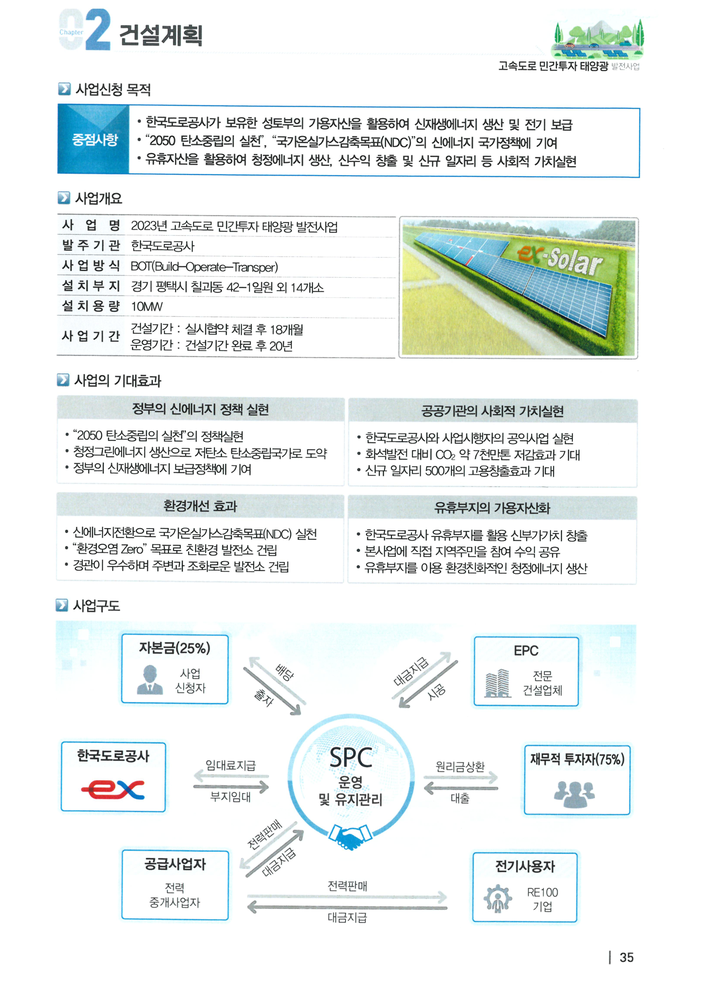
#> input picture work/pages/p1.png, 703 x 1000 px, shrunk from 1620 x 2304 before the run; its folder holds only this picture in this run
$ python proto_table.py
#> lines starting #> are read from the running program, lines starting #| are printed output that depends on the picture; after the words box and inside, x2 and y2 are one past the last pixel; in counts of white or black regions, pixels touching at a corner belong together
import cv2, numpy as np

def line_masks(img, delta=2):
    """가로/세로 괘선 마스크. 흐린 실선(밝기차 3~5)도 잡도록 지역 대비를 사용."""
    H, W = img.shape[:2]
    g = cv2.cvtColor(img, cv2.COLOR_BGR2GRAY).astype(np.int16)
    # 세로 이웃 평균보다 어두우면 가로선 후보, 가로 이웃 평균보다 어두우면 세로선 후보
    hcand = ((cv2.blur(g.astype(np.uint8), (1, 15)).astype(np.int16) - g) > delta).astype(np.uint8)
    vcand = ((cv2.blur(g.astype(np.uint8), (15, 1)).astype(np.int16) - g) > delta).astype(np.uint8)
    # 스캔 기울어짐으로 선이 1~2px 흔들려도 이어지도록 두께 방향으로 먼저 팽창
    hcand = cv2.dilate(hcand, np.ones((5, 1), np.uint8))
    vcand = cv2.dilate(vcand, np.ones((1, 5), np.uint8))
    hk = cv2.getStructuringElement(cv2.MORPH_RECT, (max(40, W//30), 1))
    vk = cv2.getStructuringElement(cv2.MORPH_RECT, (1, max(24, H//80)))
    hl = cv2.dilate(cv2.morphologyEx(hcand, cv2.MORPH_OPEN, hk), np.ones((3, 3), np.uint8))
    vl = cv2.dilate(cv2.morphologyEx(vcand, cv2.MORPH_OPEN, vk), np.ones((3, 3), np.uint8))
    return hl*255, vl*255

def segments(mask, horiz, min_len=40):
    n, lab, st, _ = cv2.connectedComponentsWithStats((mask > 0).astype(np.uint8), 8)
    out = []
    for c in range(1, n):
        x, y, w, h, a = st[c]
        if horiz and (w < min_len or h > 14): continue
        if not horiz and (h < min_len or w > 14): continue
        out.append((int(x), int(y), int(x+w), int(y+h)))
    return out


def _cluster(vals, tol=9):
    vals = sorted(vals); out = []
    for v in vals:
        if out and v - out[-1][-1] <= tol: out[-1].append(v)
        else: out.append([v])
    return [int(round(np.mean(g))) for g in out]


class Grid:
    """페이지 전체의 괘선에서 셀 단위 격자를 복원한다."""
    def __init__(self, img, band=4, cover=0.80):
        self.hl, self.vl = line_masks(img)
        self.H, self.W = self.hl.shape
        self.band, self.cover = band, cover
        self.ys = _cluster([(s[1]+s[3])//2 for s in segments(self.hl, True)])
        self.xs = _cluster([(s[0]+s[2])//2 for s in segments(self.vl, False)])

    def has_h(self, y, x0, x1):
        if x1 - x0 < 12: return False
        b = self.hl[max(0, y-self.band):y+self.band+1, x0:x1]
        return b.size > 0 and (b > 0).any(0).mean() >= self.cover

    def has_v(self, x, y0, y1):
        if y1 - y0 < 8: return False
        b = self.vl[y0:y1, max(0, x-self.band):x+self.band+1]
        return b.size > 0 and (b > 0).any(1).mean() >= self.cover

    def cells(self):
        """네 변이 모두 있는 최소 사각형(셀) 목록. 행 구간마다 유효한 세로선만 사용한다."""
        out = []
        for i in range(len(self.ys) - 1):
            y0, y1 = self.ys[i], self.ys[i+1]
            if y1 - y0 < 14: continue
            cols = [x for x in self.xs if self.has_v(x, y0, y1)]
            for a, b in zip(cols, cols[1:]):
                if b - a < 20: continue
                if self.has_h(y0, a, b) and self.has_h(y1, a, b):
                    out.append((i, a, y0, b, y1))
        return out


def detect_tables(img, min_cells=4, min_w=110, min_h=45):
    g = Grid(img)
    cells = g.cells()
    if not cells: return []
    parent = list(range(len(cells)))
    def find(a):
        while parent[a] != a: parent[a] = parent[parent[a]]; a = parent[a]
        return a
    def union(a, b):
        ra, rb = find(a), find(b)
        if ra != rb: parent[rb] = ra
    for i, c in enumerate(cells):
        for j in range(i+1, len(cells)):
            d = cells[j]
            share_v = abs(c[3]-d[1]) < 10 or abs(c[1]-d[3]) < 10          # 좌우 인접
            share_h = abs(c[4]-d[2]) < 10 or abs(c[2]-d[4]) < 10          # 상하 인접
            ov_y = min(c[4], d[4]) - max(c[2], d[2])
            ov_x = min(c[3], d[3]) - max(c[1], d[1])
            if (share_v and ov_y > 6) or (share_h and ov_x > 6): union(i, j)
    groups = {}
    for i, c in enumerate(cells): groups.setdefault(find(i), []).append(c)
    tables = []
    for cs in groups.values():
        if len(cs) < min_cells: continue
        xs = _cluster([c[1] for c in cs] + [c[3] for c in cs])
        ys = _cluster([c[2] for c in cs] + [c[4] for c in cs])
        bbox = [xs[0], ys[0], xs[-1], ys[-1]]
        if bbox[2]-bbox[0] < min_w or bbox[3]-bbox[1] < min_h: continue
        if len(xs) < 3 and len(ys) < 3: continue
        tables.append(dict(bbox=bbox, xs=xs, ys=ys, rows=len(ys)-1, cols=len(xs)-1,
                           filled=len(cs), cells=cs))
    return sorted(tables, key=lambda t: (t["bbox"][1], t["bbox"][0]))


if __name__ == "__main__":
    for p in (1, 2, 3, 4, 5, 6):
        img = cv2.imread(f"work/pages/p{p}.png")
#> img is the input picture: shape (1000, 703, 3); mean B, G, R 238.2, 239.4, 234.7
        ts = detect_tables(img)
#> in line_masks, `hcand = ((cv2.blur(g.astype(np.uint8), (1, 15)).astype(np.int16) - g) ..`:
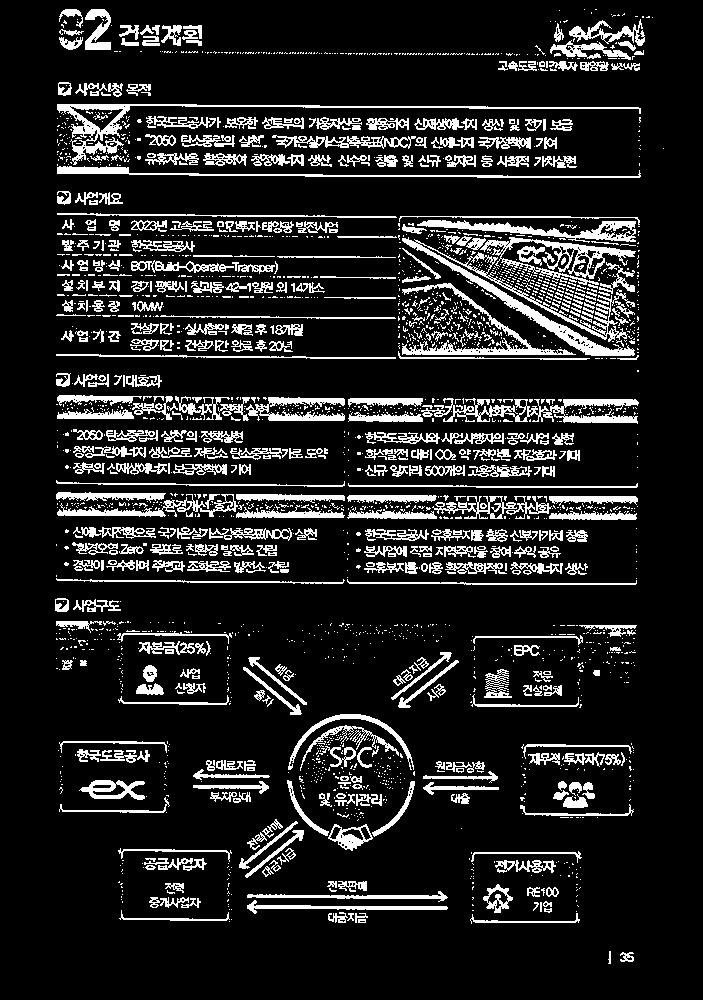
#> hcand: shape (1000, 703); values 0 (black) and 1 (white), 13.5% white; 2449 white regions (1898 under 20 px), largest, box (x1, y1, x2, y2) and area: (402, 237, 635, 356) 3457, (57, 104, 641, 165) 2632, (421, 398, 639, 424) 2206
#> in line_masks, `vcand = ((cv2.blur(g.astype(np.uint8), (15, 1)).astype(np.int16) - g) ..`: vcand: shape (1000, 703); values 0 (black) and 1 (white), 10.7% white in thin lines or dots, all inside (x1, y1, x2, y2) = (55, 8, 664, 965)
#> in line_masks, `hcand = cv2.dilate(hcand, np.ones((5, 1), np.uint8))`:
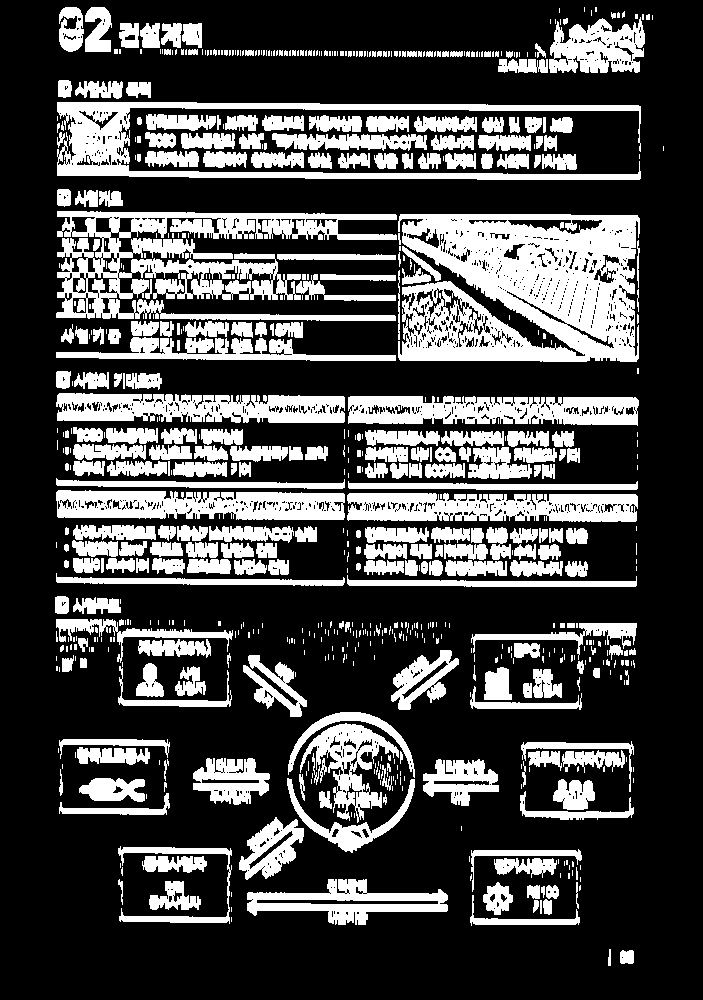
#> hcand: shape (1000, 703); values 0 (black) and 1 (white), 28.5% white; 689 white regions (381 under 20 px), largest, box (x1, y1, x2, y2) and area: (398, 214, 640, 362) 26499, (56, 211, 397, 321) 16410, (57, 102, 641, 180) 10622
#> in line_masks, `vcand = cv2.dilate(vcand, np.ones((1, 5), np.uint8))`:
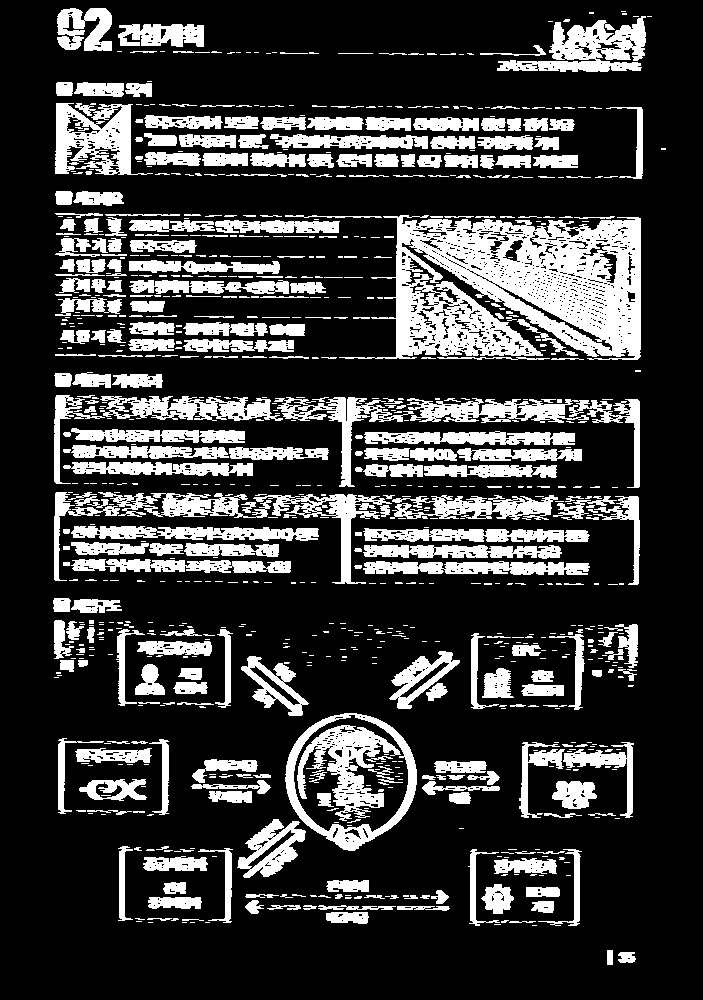
#> vcand: shape (1000, 703); values 0 (black) and 1 (white), 23% white; 892 white regions (545 under 20 px), largest, box (x1, y1, x2, y2) and area: (339, 215, 641, 360) 25988, (497, 16, 646, 72) 4034, (55, 103, 153, 175) 3940
#> in line_masks, `hl = cv2.dilate(cv2.morphologyEx(hcand, cv2.MORPH_OPEN, hk), np.ones((..`:
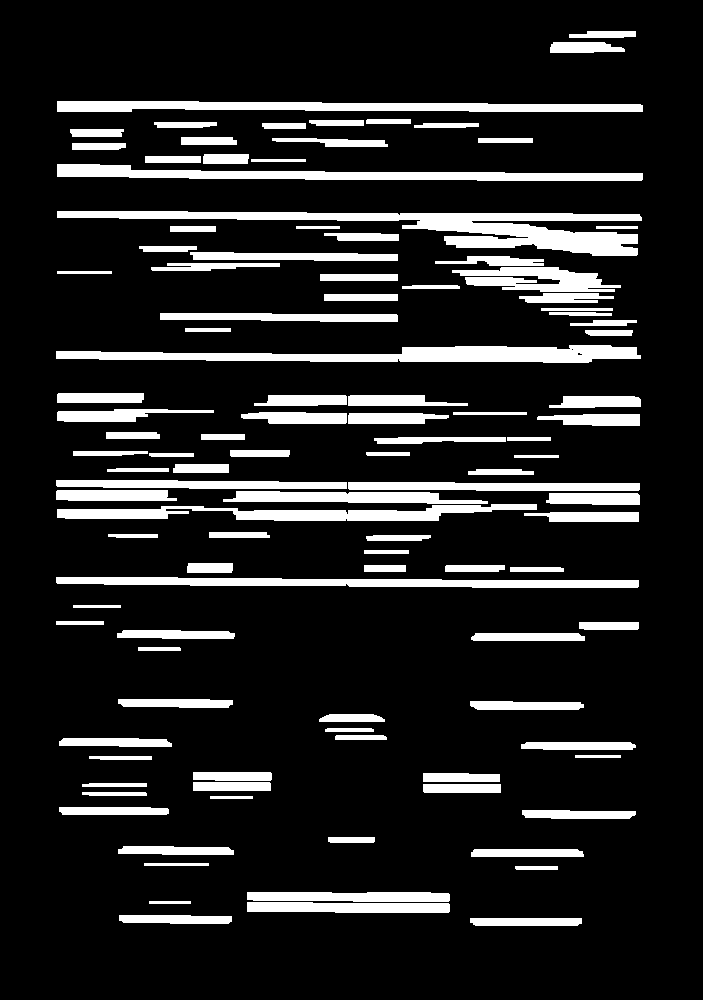
#> hl: shape (1000, 703); values 0 (black) and 1 (white), 13.9% white; 110 white regions, largest, box (x1, y1, x2, y2) and area: (57, 211, 642, 256) 8867, (56, 345, 641, 363) 6242, (57, 164, 643, 181) 5088
#> in line_masks, `vl = cv2.dilate(cv2.morphologyEx(vcand, cv2.MORPH_OPEN, vk), np.ones((..`: vl: shape (1000, 703); values 0 (black) and 1 (white), 4.9% white; 75 white regions, largest, box (x1, y1, x2, y2) and area: (602, 217, 642, 362) 3968, (395, 215, 412, 361) 1824, (337, 494, 354, 586) 1233
#> in segments, `n, lab, st, _ = cv2.connectedComponentsWithStats((mask > 0).astype(np...`:
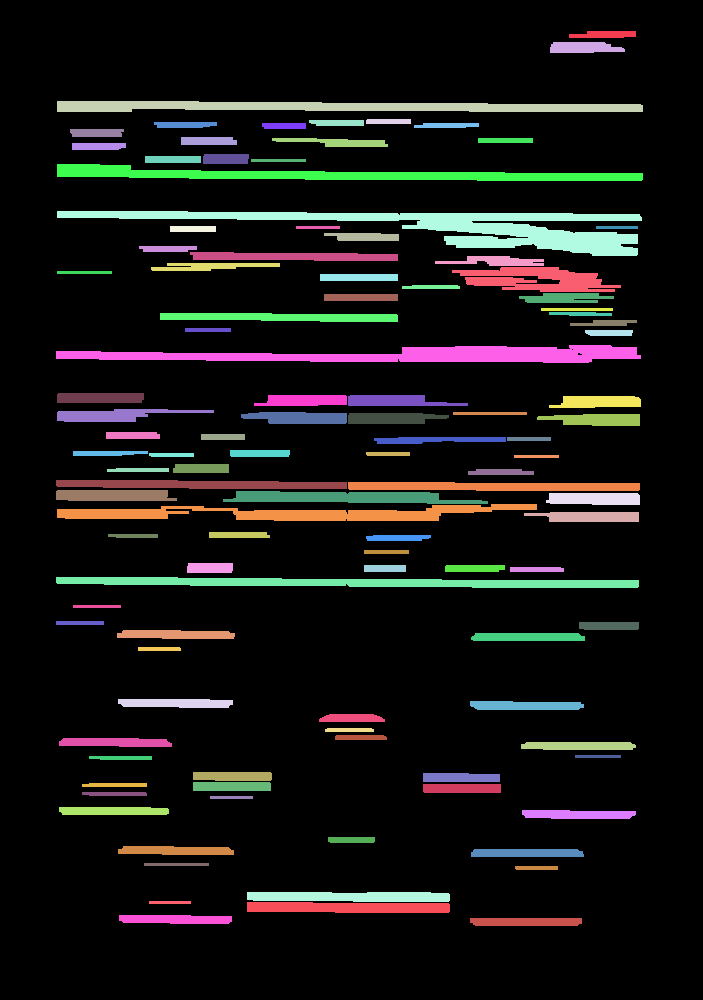
#> lab: shape (1000, 703) int32; 111 distinct labels, from 0 to 110; one colour per label, 0 black
#> in segments, `n, lab, st, _ = cv2.connectedComponentsWithStats((mask > 0).astype(np...`: n = 111; st = 111 rows, first 6: [0, 0, 703, 1000, 605567], [569, 31, 67, 7, 403], [550, 42, 75, 11, 700], [57, 101, 586, 11, 4961], [366, 119, 45, 5, 224], [309, 120, 55, 6, 314]
#> the loop in segments, `for c in range(1, n):` made 110 passes
#> (x, y, w, h, a) on passes 1 to 12: (569, 31, 67, 7, 403), (550, 42, 75, 11, 700), (57, 101, 586, 11, 4961), (366, 119, 45, 5, 224), (309, 120, 55, 6, 314), (154, 122, 63, 6, 348), (262, 123, 44, 6, 260), (414, 123, 65, 5, 294), (70, 129, 54, 8, 414), (181, 137, 56, 8, 436), (272, 138, 116, 9, 657), (478, 138, 55, 5, 275)
#> after the loop in segments, `for c in range(1, n):`: out = 105 items, first 6: (569, 31, 636, 38), (550, 42, 625, 53), (57, 101, 643, 112), (366, 119, 411, 124), (309, 120, 364, 126), (154, 122, 217, 128)
#> in _cluster, `vals = sorted(vals)`: vals = 105 values from 34 to 922
#> the loop in _cluster, `for v in vals:` made 105 passes
#> v on passes 1 to 12: 34, 47, 106, 121, 123, 125, 125, 126, 133, 140, 141, 142
#> after the loop in _cluster, `for v in vals:`: out = 35 items, first 6: [34], [47], [106], [121, 123, 125, 125, 126, 133, 140, 141, 142, 146], [159, 159, 160], [227, 227, 229, 237]
#> in __init__, `self.ys = _cluster([(s[1]+s[3])//2 for s in segments(self.hl, True)])`: self.ys = 35 values from 34 to 920
#> call 2 of segments, with horiz = False, min_len = 40
#> in segments (call 2), `n, lab, st, _ = cv2.connectedComponentsWithStats((mask > 0).astype(np...`:
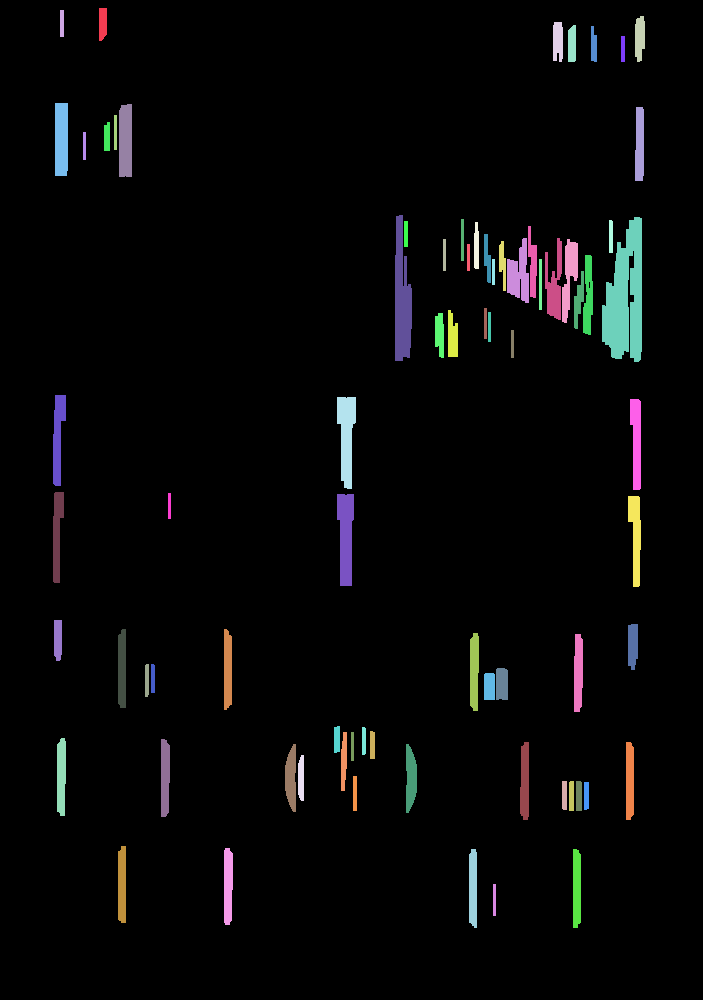
#> lab: shape (1000, 703) int32; 76 distinct labels, from 0 to 75; one colour per label, 0 black
#> in segments (call 2), `n, lab, st, _ = cv2.connectedComponentsWithStats((mask > 0).astype(np...`: n = 76; st = 76 rows, first 6: [0, 0, 703, 1000, 668640], [99, 8, 8, 33, 246], [60, 10, 4, 27, 108], [635, 16, 10, 46, 387], [553, 22, 10, 40, 367], [568, 25, 8, 37, 280]
#> the loop in segments (call 2), `for c in range(1, n):` made 75 passes
#> (x, y, w, h, a) on passes 1 to 12: (99, 8, 8, 33, 246), (60, 10, 4, 27, 108), (635, 16, 10, 46, 387), (553, 22, 10, 40, 367), (568, 25, 8, 37, 280), (591, 26, 6, 36, 186), (621, 36, 4, 26, 104), (55, 103, 13, 73, 944), (119, 104, 13, 73, 932), (635, 107, 9, 74, 616), (114, 115, 3, 35, 105), (104, 122, 6, 29, 165)
#> after the loop in segments (call 2), `for c in range(1, n):`: out = 37 items, first 6: (635, 16, 645, 62), (553, 22, 563, 62), (55, 103, 68, 176), (119, 104, 132, 177), (635, 107, 644, 181), (461, 219, 464, 261)
#> the loop in _cluster (call 2), `for v in vals:` made 37 passes
#> v on passes 1 to 12: 58, 58, 59, 61, 61, 122, 122, 125, 165, 228, 228, 290
#> in __init__, `self.xs = _cluster([(s[0]+s[2])//2 for s in segments(self.vl, False)])`: self.xs = [59, 123, 165, 228, 290, 301, 344, 411, 439, 458, 474, 487, 502, 532, 558, 580, 635]
#> the loop in cells, `for i in range(len(self.ys) - 1):` made 34 passes
#> (y0, y1, cols) on passes 3, 4, 6, 7, 9, 11, 12, 13, 14, 15, 16, 17: (106, 132, [59, 123, 635]), (132, 159, [59, 123, 635]), (230, 264, [458, 474, 487, 532, 635]), (264, 287, [487, 502, 532, 558, 580, 635]), (298, 321, [411, 558, 580, 635]), (400, 417, [59, 344, 635]), (417, 438, [59, 344, 635]), (438, 454, [59, 344, 635]), (454, 470, [59, 344, 635]), (470, 492, [344, 635]), (492, 517, [59, 165, 344, 635]), (517, 536, [59, 344, 635])
#> (y0, y1) on passes 1, 2, 5, 8, 10, 21: (34, 47), (47, 106), (159, 230), (287, 298), (321, 400), (582, 606)
#> the loop in detect_tables, `for i, c in enumerate(cells):` made 5 passes
#> c on passes 1 to 5: (2, 59, 106, 123, 132), (5, 487, 230, 532, 264), (6, 502, 264, 532, 287), (6, 532, 264, 558, 287), (15, 59, 492, 165, 517)
#> the loop in detect_tables, `for i, c in enumerate(cells): groups.setdefault(find(i), []).append(c)` made 5 passes
#> the loop in detect_tables, `for cs in groups.values():` made 3 passes
        print(f"== page {p}: {len(ts)} tables")
#| == page 1: 0 tables
        for t in ts:
            print(f"    {t['rows']}행 x {t['cols']}열  채워진셀={t['filled']}/{t['rows']*t['cols']}  bbox={t['bbox']}")
#> this loop made 0 passes
#> (the run stopped early here; a loop or call above may not have finished)
